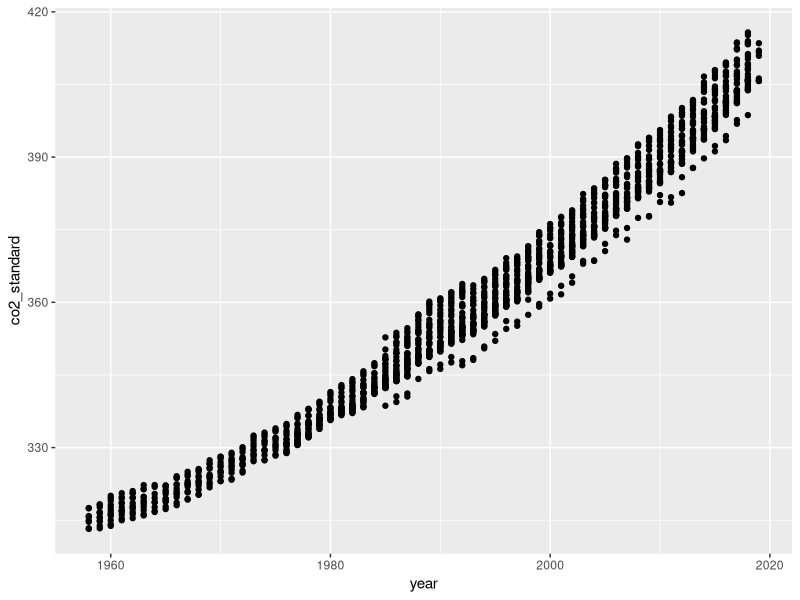
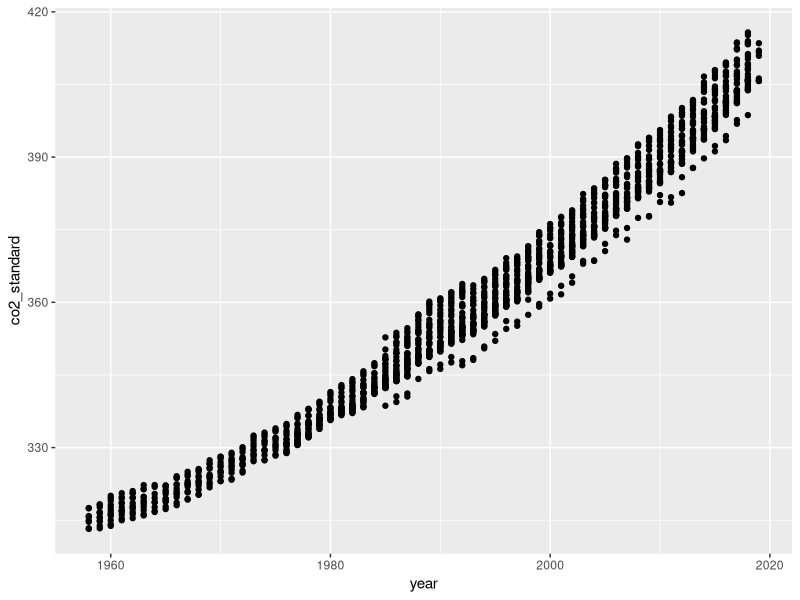
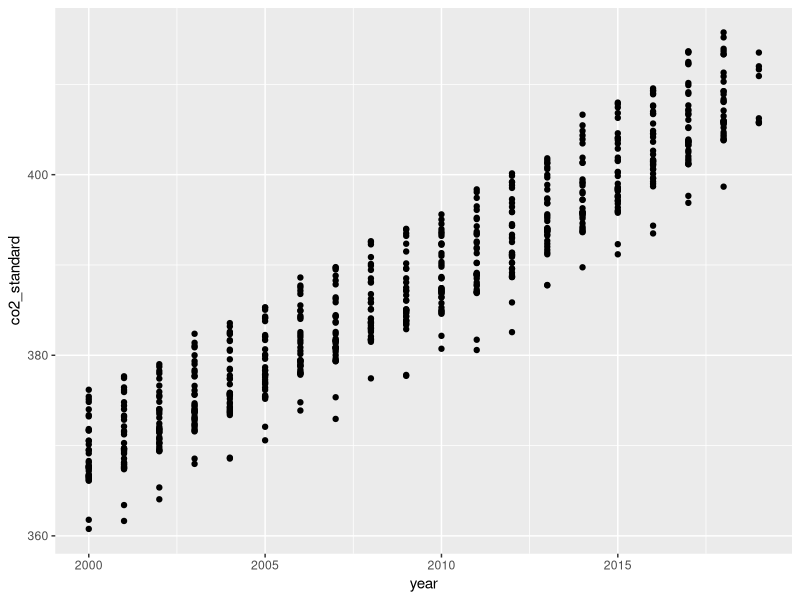
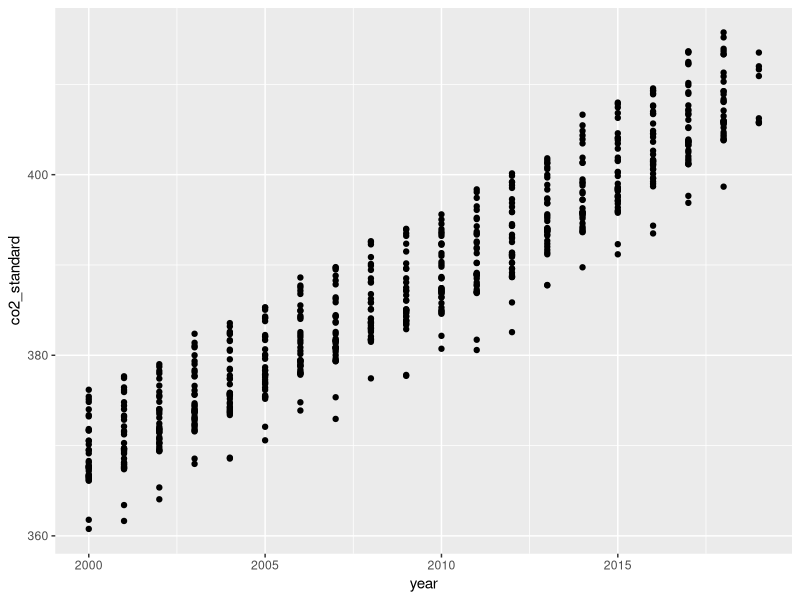

Here is the R script that generated these plots, in order:
## ---- chunk 1

## ---- chunk 2

## ---- chunk 3
library(tidyverse)
co2_data <- read_csv(here::here("data/co2.csv")) %>% 
  filter(co2_standard > 0)
## ---- chunk 4
ggplot(co2_data, aes(x = year, y = co2_standard)) +
    geom_point()
## ---- chunk 5
ggplot(co2_data, aes(x = year, y = co2_standard)) +
    geom_point()
## ---- chunk 6
co2_after_2000 <- co2_data %>% 
    filter(year >= 2000)

# Print dataframe
co2_after_2000

# Print plot
ggplot(co2_after_2000, aes(x = year, y = co2_standard)) +
    geom_point()
## ---- chunk 7
co2_after_2000 <- co2_data %>% 
    filter(year >= 2000)

# Print plot
ggplot(co2_after_2000, aes(x = year, y = co2_standard)) +
    geom_point()
## ---- chunk 8
co2_data %>% 
    select(station, month, co2_standard) %>% 
    group_by(station, month) %>% 
    summarise(MeanCO2 = round(mean(co2_standard, na.rm = TRUE), 2)) %>% 
    spread(station, MeanCO2) %>% 
    knitr::kable(caption = "Table caption here.")
## ---- chunk 9

